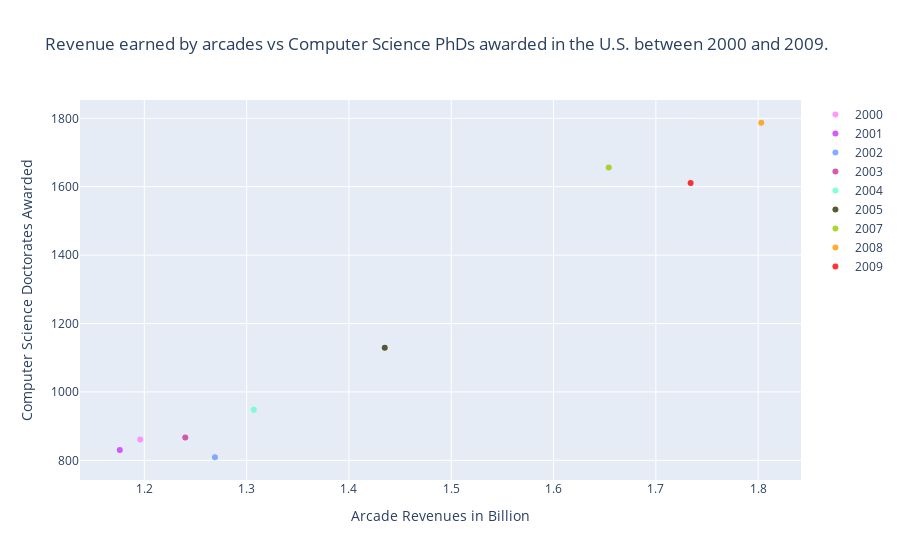

This figure's notebook cell:
### Code cell
# prepare data frames for each year required. My apologies if it this solution is considered hardcoded.

arcade2000 = arcade[arcade.Year == 2000]
arcade2001 = arcade[arcade.Year == 2001]
arcade2002 = arcade[arcade.Year == 2002]
arcade2003 = arcade[arcade.Year == 2003]
arcade2004 = arcade[arcade.Year == 2004]
arcade2005 = arcade[arcade.Year == 2005]
arcade2006 = arcade[arcade.Year == 2006]
arcade2007 = arcade[arcade.Year == 2007]
arcade2008 = arcade[arcade.Year == 2008]
arcade2009 = arcade[arcade.Year == 2009]

# creating one trace per subset above (10 total)
trace1 =go.Scatter(
                    x = arcade2000.Total_Arcade_Revenue_billions,
                    y = arcade2000.Computer_Science_Doctorates_Awarded_US,
                    mode = "markers",
                    name = "2000",
                    marker = dict(color = 'rgba(255, 128, 255, 0.8)'),
                    text= arcade.Year)

trace2 =go.Scatter(
                    x = arcade2001.Total_Arcade_Revenue_billions,
                    y = arcade2001.Computer_Science_Doctorates_Awarded_US,
                    mode = "markers",
                    name = "2001",
                    marker = dict(color = 'rgba(204, 51, 255, 0.8)'),
                    text= arcade.Year)

trace3 =go.Scatter(
                    x = arcade2002.Total_Arcade_Revenue_billions,
                    y = arcade2002.Computer_Science_Doctorates_Awarded_US,
                    mode = "markers",
                    name = "2002",
                    marker = dict(color = 'rgba(102, 153, 255, 0.8)'),
                    text= arcade.Year)

trace4 =go.Scatter(
                    x = arcade2003.Total_Arcade_Revenue_billions,
                    y = arcade2003.Computer_Science_Doctorates_Awarded_US,
                    mode = "markers",
                    name = "2003",
                    marker = dict(color = 'rgba(204, 51, 153, 0.8)'),
                    text= arcade.Year)

trace5 =go.Scatter(
                    x = arcade2004.Total_Arcade_Revenue_billions,
                    y = arcade2004.Computer_Science_Doctorates_Awarded_US,
                    mode = "markers",
                    name = "2004",
                    marker = dict(color = 'rgba(102, 255, 204, 0.8)'),
                    text= arcade.Year)

trace6 =go.Scatter(
                    x = arcade2005.Total_Arcade_Revenue_billions,
                    y = arcade2005.Computer_Science_Doctorates_Awarded_US,
                    mode = "markers",
                    name = "2005",
                    marker = dict(color = 'rgba(51, 51, 0, 0.8)'),
                    text= arcade.Year)

trace7 =go.Scatter(
                    x = arcade2006.Total_Arcade_Revenue_billions,
                    y = arcade2006.Computer_Science_Doctorates_Awarded_US,
                    mode = "markers",
                    name = "2006",
                    marker = dict(color = 'rgba(255, 255, 0)'),
                    text= arcade.Year)

trace8 =go.Scatter(
                    x = arcade2007.Total_Arcade_Revenue_billions,
                    y = arcade2007.Computer_Science_Doctorates_Awarded_US,
                    mode = "markers",
                    name = "2007",
                    marker = dict(color = 'rgba(153, 204, 0, 0.8)'),
                    text= arcade.Year)

trace9 =go.Scatter(
                    x = arcade2008.Total_Arcade_Revenue_billions,
                    y = arcade2008.Computer_Science_Doctorates_Awarded_US,
                    mode = "markers",
                    name = "2008",
                    marker = dict(color = 'rgba(255, 153, 0, 0.8)'),
                    text= arcade.Year)

trace10 =go.Scatter(
                    x = arcade2009.Total_Arcade_Revenue_billions,
                    y = arcade2009.Computer_Science_Doctorates_Awarded_US,
                    mode = "markers",
                    name = "2009",
                    marker = dict(color = 'rgba(255, 0, 0, 0.8)'),
                    text= arcade.Year)




data = [trace1, trace2, trace3, trace4, trace5, trace6, trace8, trace9, trace10]
layout = dict(title = 'Revenue earned by arcades vs Computer Science PhDs awarded in the U.S. between 2000 and 2009.',
              xaxis= dict(title= 'Arcade Revenues in Billion',ticklen= 5,zeroline= False),
              yaxis= dict(title= 'Computer Science Doctorates Awarded',ticklen= 5,zeroline= False)
             )
fig = dict(data = data, layout = layout)
iplot(fig)

### Figure 1 — Plotly figure (JSON) as saved in the notebook; plotly's stock layout.template omitted (floating-point values rounded to 4 significant figures)
{"data": [{"marker": {"color": "rgba(255, 128, 255, 0.8)"}, "mode": "markers", "name": "2000", "text": [2000, 2001, 2002, 2003, 2004, 2005, 2006, 2007, 2008, 2009], "type": "scatter", "x": [1.196], "y": [861]}, {"marker": {"color": "rgba(204, 51, 255, 0.8)"}, "mode": "markers", "name": "2001", "text": [2000, 2001, 2002, 2003, 2004, 2005, 2006, 2007, 2008, 2009], "type": "scatter", "x": [1.176], "y": [830]}, {"marker": {"color": "rgba(102, 153, 255, 0.8)"}, "mode": "markers", "name": "2002", "text": [2000, 2001, 2002, 2003, 2004, 2005, 2006, 2007, 2008, 2009], "type": "scatter", "x": [1.269], "y": [809]}, {"marker": {"color": "rgba(204, 51, 153, 0.8)"}, "mode": "markers", "name": "2003", "text": [2000, 2001, 2002, 2003, 2004, 2005, 2006, 2007, 2008, 2009], "type": "scatter", "x": [1.24], "y": [867]}, {"marker": {"color": "rgba(102, 255, 204, 0.8)"}, "mode": "markers", "name": "2004", "text": [2000, 2001, 2002, 2003, 2004, 2005, 2006, 2007, 2008, 2009], "type": "scatter", "x": [1.307], "y": [948]}, {"marker": {"color": "rgba(51, 51, 0, 0.8)"}, "mode": "markers", "name": "2005", "text": [2000, 2001, 2002, 2003, 2004, 2005, 2006, 2007, 2008, 2009], "type": "scatter", "x": [1.435], "y": [1129]}, {"marker": {"color": "rgba(153, 204, 0, 0.8)"}, "mode": "markers", "name": "2007", "text": [2000, 2001, 2002, 2003, 2004, 2005, 2006, 2007, 2008, 2009], "type": "scatter", "x": [1.654], "y": [1656]}, {"marker": {"color": "rgba(255, 153, 0, 0.8)"}, "mode": "markers", "name": "2008", "text": [2000, 2001, 2002, 2003, 2004, 2005, 2006, 2007, 2008, 2009], "type": "scatter", "x": [1.803], "y": [1787]}, {"marker": {"color": "rgba(255, 0, 0, 0.8)"}, "mode": "markers", "name": "2009", "text": [2000, 2001, 2002, 2003, 2004, 2005, 2006, 2007, 2008, 2009], "type": "scatter", "x": [1.734], "y": [1611]}], "layout": {"title": {"text": "Revenue earned by arcades vs Computer Science PhDs awarded in the U.S. between 2000 and 2009."}, "xaxis": {"ticklen": 5, "title": {"text": "Arcade Revenues in Billion"}, "zeroline": false}, "yaxis": {"ticklen": 5, "title": {"text": "Computer Science Doctorates Awarded"}, "zeroline": false}}}
